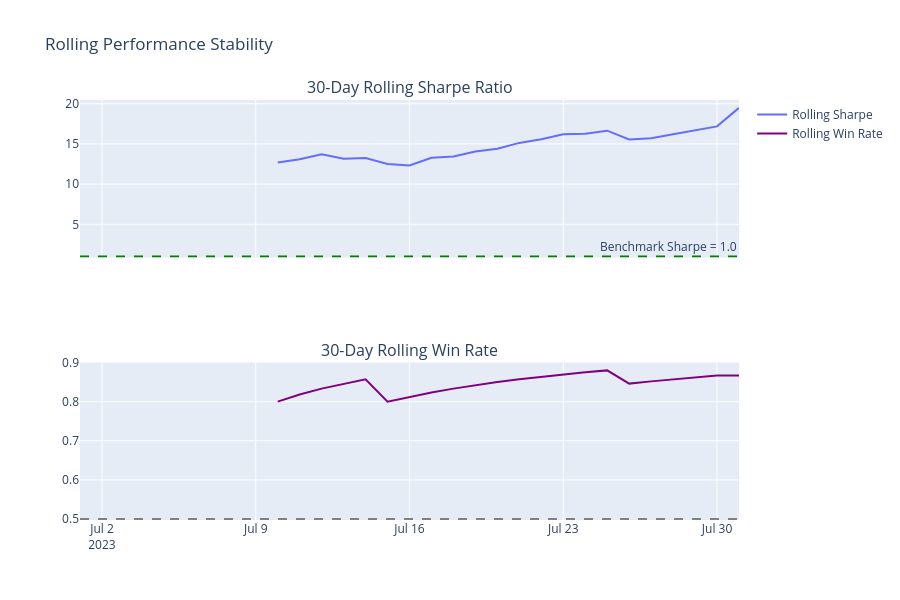

The notebook cell this image was saved under:
### Markdown cell above
## 7. Rolling Performance
Tracking the 30-day rolling Sharpe ratio and Win Rate over time.

### Code cell
trades_dk1['date'] = trades_dk1['timestamp_utc'].dt.date
daily_pnl = trades_dk1.groupby('date')['hourly_pnl'].sum()

# 30-day rolling metrics (requires enough data)
rolling_mean = daily_pnl.rolling(window=30, min_periods=10).mean()
rolling_std = daily_pnl.rolling(window=30, min_periods=10).std()
rolling_sharpe = (rolling_mean / rolling_std) * np.sqrt(252)

# Rolling win rate (daily)
is_win = (daily_pnl > 0).astype(int)
rolling_win_rate = is_win.rolling(window=30, min_periods=10).mean()

fig = make_subplots(rows=2, cols=1, shared_xaxes=True, subplot_titles=("30-Day Rolling Sharpe Ratio", "30-Day Rolling Win Rate"))

fig.add_trace(go.Scatter(x=daily_pnl.index, y=rolling_sharpe, name="Rolling Sharpe"), row=1, col=1)
# Benchmark line
fig.add_hline(y=1.0, line_dash="dash", line_color="green", row=1, col=1, annotation_text="Benchmark Sharpe = 1.0")

fig.add_trace(go.Scatter(x=daily_pnl.index, y=rolling_win_rate, name="Rolling Win Rate", line=dict(color='purple')), row=2, col=1)
fig.add_hline(y=0.5, line_dash="dash", line_color="gray", row=2, col=1)

fig.update_layout(height=600, title="Rolling Performance Stability", hovermode="x unified")
fig.show()

### Figure 1 — Plotly figure (JSON) as saved in the notebook; plotly's stock layout.template omitted (floating-point values rounded to 4 significant figures)
{"data": [{"name": "Rolling Sharpe", "type": "scatter", "x": ["2023-07-01", "2023-07-02", "2023-07-03", "2023-07-04", "2023-07-05", "2023-07-06", "2023-07-07", "2023-07-08", "2023-07-09", "2023-07-10", "2023-07-11", "2023-07-12", "2023-07-13", "2023-07-14", "2023-07-15", "2023-07-16", "2023-07-17", "2023-07-18", "2023-07-19", "2023-07-20", "2023-07-21", "2023-07-22", "2023-07-23", "2023-07-24", "2023-07-25", "2023-07-26", "2023-07-27", "2023-07-28", "2023-07-29", "2023-07-30", "2023-07-31"], "xaxis": "x", "y": [NaN, NaN, NaN, NaN, NaN, NaN, NaN, NaN, NaN, 12.69, 13.1, 13.72, 13.15, 13.26, 12.5, 12.32, 13.28, 13.43, 14.07, 14.41, 15.13, 15.58, 16.2, 16.28, 16.65, 15.56, 15.72, 16.21, 16.73, 17.18, 19.48], "yaxis": "y"}, {"line": {"color": "purple"}, "name": "Rolling Win Rate", "type": "scatter", "x": ["2023-07-01", "2023-07-02", "2023-07-03", "2023-07-04", "2023-07-05", "2023-07-06", "2023-07-07", "2023-07-08", "2023-07-09", "2023-07-10", "2023-07-11", "2023-07-12", "2023-07-13", "2023-07-14", "2023-07-15", "2023-07-16", "2023-07-17", "2023-07-18", "2023-07-19", "2023-07-20", "2023-07-21", "2023-07-22", "2023-07-23", "2023-07-24", "2023-07-25", "2023-07-26", "2023-07-27", "2023-07-28", "2023-07-29", "2023-07-30", "2023-07-31"], "xaxis": "x2", "y": [NaN, NaN, NaN, NaN, NaN, NaN, NaN, NaN, NaN, 0.8, 0.8182, 0.8333, 0.8462, 0.8571, 0.8, 0.8125, 0.8235, 0.8333, 0.8421, 0.85, 0.8571, 0.8636, 0.8696, 0.875, 0.88, 0.8462, 0.8519, 0.8571, 0.8621, 0.8667, 0.8667], "yaxis": "y2"}], "layout": {"annotations": [{"font": {"size": 16}, "showarrow": false, "text": "30-Day Rolling Sharpe Ratio", "x": 0.5, "xanchor": "center", "xref": "paper", "y": 1, "yanchor": "bottom", "yref": "paper"}, {"font": {"size": 16}, "showarrow": false, "text": "30-Day Rolling Win Rate", "x": 0.5, "xanchor": "center", "xref": "paper", "y": 0.375, "yanchor": "bottom", "yref": "paper"}, {"showarrow": false, "text": "Benchmark Sharpe = 1.0", "x": 1, "xanchor": "right", "xref": "x domain", "y": 1, "yanchor": "bottom", "yref": "y"}], "height": 600, "hovermode": "x unified", "shapes": [{"line": {"color": "green", "dash": "dash"}, "type": "line", "x0": 0, "x1": 1, "xref": "x domain", "y0": 1, "y1": 1, "yref": "y"}, {"line": {"color": "gray", "dash": "dash"}, "type": "line", "x0": 0, "x1": 1, "xref": "x2 domain", "y0": 0.5, "y1": 0.5, "yref": "y2"}], "title": {"text": "Rolling Performance Stability"}, "xaxis": {"anchor": "y", "domain": [0, 1], "matches": "x2", "showticklabels": false}, "xaxis2": {"anchor": "y2", "domain": [0, 1]}, "yaxis": {"anchor": "x", "domain": [0.625, 1]}, "yaxis2": {"anchor": "x2", "domain": [0, 0.375]}}}
